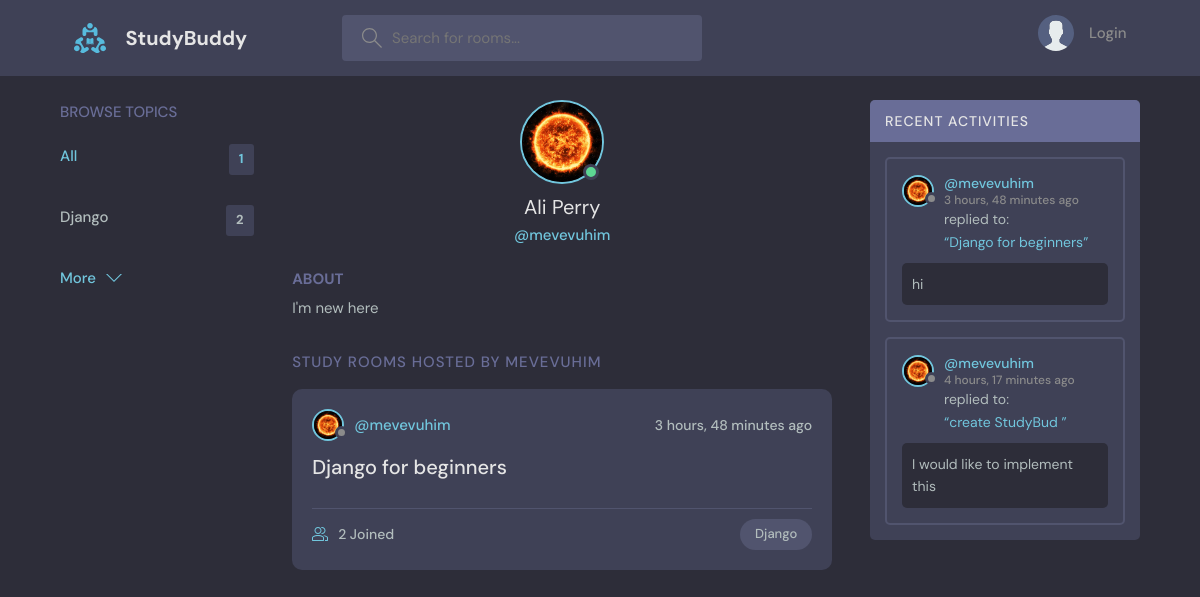
/profile/5, run on the app's committed database.
### base/models.py (models this page shows)
class Topic(models.Model):
    name = models.CharField(max_length=200)
    def __str__(self):
        return self.name

class User(AbstractUser):
    name = models.CharField(max_length=200, null=True)
    email = models.EmailField(unique=True)
    bio = models.TextField(null=True)
    avatar = models.ImageField(null=True, default='avatar.svg')
    USERNAME_FIELD= 'email'
    REQUIRED_FIELDS = []

class Room(models.Model):
    host = models.ForeignKey(User, on_delete=models.SET_NULL, null=True)
    topic = models.ForeignKey(Topic, on_delete=models.SET_NULL, null=True)
    name = models.CharField(max_length=200)
    description = models.TextField(null=True, blank=True)
    participants = models.ManyToManyField(User, related_name='participants', blank=True)
    updated = models.DateTimeField(auto_now=True)
    created = models.DateTimeField(auto_now_add=True)
    class Meta:
        ordering = ['-updated', '-created']
    def __str__(self):
        return str(self.name)

class Message(models.Model):
    user = models.ForeignKey(User, on_delete=models.CASCADE)
    room = models.ForeignKey(Room, on_delete=models.CASCADE)
    body = models.TextField()
    update = models.DateTimeField(auto_now=True)
    created = models.DateTimeField(auto_now_add=True)
    class Meta:
        ordering = ['-created']
    def __str__(self):
        return self.body[0:50]

### base/views.py (the view)
# urls.py: path("profile/<str:pk>", views.userProfile, name="user-profile"),
def userProfile(request, pk):
    user = User.objects.get(id=pk)
    rooms = user.room_set.all()
    room_messages = user.message_set.all()
    topics = Topic.objects.all()
    context = {'user': user, 'rooms': rooms,
               'room_messages': room_messages, 'topics': topics}
    return render(request, 'base/profile.html', context)

### base/templates/base/profile.html (shortened to what this page needs)
{% extends 'main.html' %} {% block content %}
  <main class="profile-page layout layout--3">
    <div class="container">
      {% include 'base/topics_component.html' %}
      <div class="roomList">
        <div class="profile">
          <div class="profile__avatar">
            <div class="avatar avatar--large active">
              <img src="{{user.avatar.url}}" />
            </div>
          </div>
          <div class="profile__info">
            <h3>{{user.name}}</h3>
            <p>@{{user.username}}</p>
          </div>
          <div class="profile__about">
            <h3>About</h3>
            <p>
              {{user.bio}}
            </p>
          </div>
        </div>
        <div class="roomList__header">
          <div>
            <h2>Study Rooms Hosted by {{user.username}}</a>
            </h2>
          </div>
        </div>
        {% include 'base/feed_component.html' %}
      </div>
      {% include 'base/activity_component.html' %}
    </div>
  </main>
  {% endblock content %}

### base/templates/base/topics_component.html
<div class="topics">
  <div class="topics__header">
    <h2>Browse Topics</h2>
  </div>
  <ul class="topics__list">
    <li>
      <a href="{%url 'home'%}" class="active"
        >All <span>{{topics.count}}</span></a
      >
    </li>
    {% for topic in topics%}
    <li>
      <a href="{%url 'home'%}?q={{topic.name}}"
        >{{topic}} <span>{{topic.room_set.all.count}}</span></a
      >
    </li>
    {% endfor %}
  </ul>
  <a class="btn btn--link" href="{%url 'topics'%}">
    More
    <svg
      version="1.1"
      xmlns="http://www.w3.org/2000/svg"
      width="32"
      height="32"
      viewBox="0 0 32 32"
    >
      <title>chevron-down</title>
      <path d="M16 21l-13-13h-3l16 16 16-16h-3l-13 13z"></path>
    </svg>
  </a>
</div>

### base/templates/base/feed_component.html (shortened to what this page needs)
{% for room in rooms %}
<div class="roomListRoom">
  <div class="roomListRoom__header">
    <a href="{%url 'user-profile' room.host.id %}" class="roomListRoom__author">
      <div class="avatar avatar--small">
        <img src="{{ room.host.avatar.url }}" />
      </div>
      <span>@{{room.host.username}}</span>
    </a>
    <div class="roomListRoom__actions">
      <span>{{room.created | timesince }} ago</span>
    </div>
  </div>
  <div class="roomListRoom__content">
    <a href="{% url 'room' room.id %}">{{room.name}}</a>
  </div>
  <div class="roomListRoom__meta">
    <a href="{% url 'room' room.id %}" class="roomListRoom__joined">
      {{room.participants.all.count}} Joined
    </a>
    <p class="roomListRoom__topic">{{room.topic.name}}</p>
  </div>
</div>
{% endfor %}

### base/templates/base/activity_component.html (shortened to what this page needs)
<div class="activities">
  <div class="activities__header">
    <h2>Recent Activities</h2>
  </div>
  {% for room_message in room_messages %}
  <div class="activities__box">
    <div class="activities__boxHeader roomListRoom__header">
      <a
        href="{% url 'user-profile' room_message.user.id %}"
        class="roomListRoom__author"
      >
        <div class="avatar avatar--small">
          <img src="{{room_message.user.avatar.url}}" />
        </div>
        <p>
          @{{room_message.user.username}}
          <span>{{room_message.created | timesince}} ago</span>
        </p>
      </a>
    </div>
    <div class="activities__boxContent">
      <p>
        replied to:
        <a href="{% url 'room' room_message.room.id %}"
          >“{{room_message.room}}”</a
        >
      </p>
      <div class="activities__boxRoomContent">{{room_message}}</div>
    </div>
  </div>
  {% endfor %}
</div>

### data on the page
Topic: name "Django", room_set.all.count "2"
User: avatar (picture), name "Ali Perry", username "mevevuhim", bio "I'm new here", username "MEVEVUHIM"
Room: host.avatar (picture), host.username "mevevuhim", created "3 hours, 48 minutes", name "Django for beginners", participants.all.count "2", topic.name "Django"
Message: user.avatar (picture), user.username "mevevuhim", created "3 hours, 48 minutes", room "Django for beginners", body "hi"
Message: user.avatar (picture), user.username "mevevuhim", created "4 hours, 17 minutes", room "create StudyBud", body "I would like to implement this"

### other printed values
{{ topics.count }} "1"
